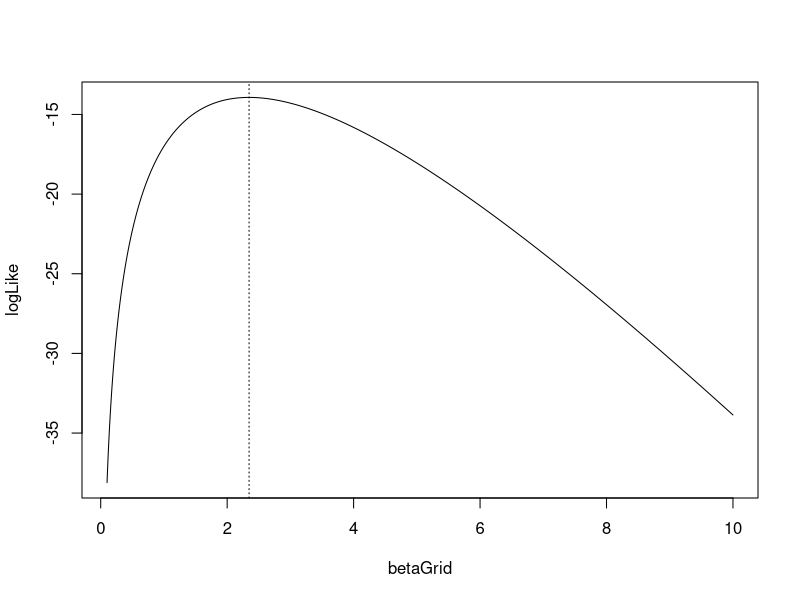

Generate this figure with R:
# True parameters
alpha = 2
beta = 3
# Number of draws
n = 11#100000
# Draw a bunch of uniforms
U = runif(n)
# Apply to inverse of the Pareto 
y = alpha/((1-U)^(1/beta))

print(y)

betaGrid = seq(0.1, 10, length=10000)
logLike = n*log(betaGrid) + n*betaGrid*log(alpha) - (1+betaGrid)*sum(log(y))
betaHat = n/(sum(log(y)) - n*(log(alpha)))
sdBetaHat = betaHat/sqrt(n)
plot(betaGrid, logLike, type='l')
abline(v=betaHat,lty=3)

# Number of resamples
B = 1000
# Draw B resamples and store each sample in column of yMat
yMat = matrix(0, nrow=n, ncol=B)
for(i in 1:B) yMat[,i] = sample(y, n, replace=TRUE)
# Compute MLE for each resample (i.e. using each column of yMat)
betaHatBoot = rep(0, length=B)
for(i in 1:B){
  betaHatBoot[i] = n/(sum(log(yMat[,i])) - n*(log(alpha)))
}
muBetaHatBoot = mean(betaHatBoot)
sdBetaHatBoot = sd(betaHatBoot)

print(sdBetaHat)
print(sdBetaHatBoot)
print(c(betaHat + qnorm(0.025)*sdBetaHat, betaHat + qnorm(0.975)*sdBetaHat))
print(c(betaHat + qnorm(0.025)*sdBetaHatBoot, betaHat + qnorm(0.975)*sdBetaHatBoot))
print(c(as.numeric(quantile(betaHatBoot,0.025)), as.numeric(quantile(betaHatBoot,0.975))))









  
